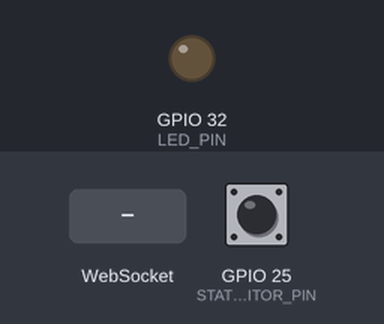
Simulated run of this sketch. Board: ESP32. Parts: output pins drawn as LEDs (lit = HIGH). The inputs (shaded band) are chosen by the test bench; at power-on: GPIO 25 (STATE_MONITOR_PIN) HIGH. WiFi joins after 1.5 s; servers stay silent unless stated; what the sketch prints to the serial monitor is not drawn.

Above: at 0.1 s.
At 2.7 s:
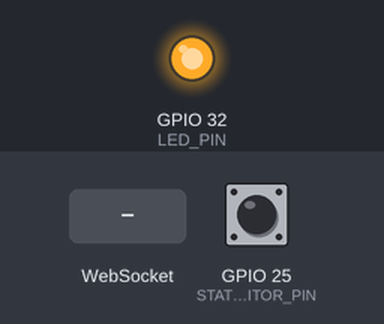
2.8 s: WebSocket text "command" received
At 3.3 s:
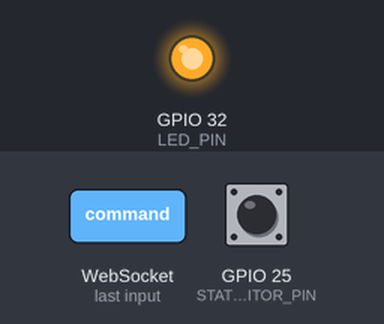
Timing chart, 0 to 5.8 s (numbered marks = the images above; inputs shaded):
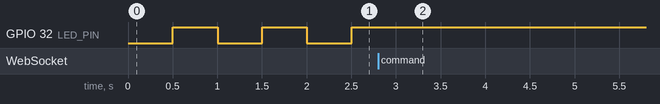

The sketch:

espcoffeemaker.ino
```cpp
#include <WiFi.h>
#include <WebSocketsClient.h>
#include <ArduinoJson.h>

#define LED_PIN 32
#define POWER_BTON_PIN 33
#define STATE_MONITOR_PIN 25

using CommandPtr = void (*)();

typedef struct {
    byte code;
    const char* name;
    bool state;
    bool allowTimer;
} Func;

const char* ssid = "xxxx";
const char* pass = "xxxx";
const char* serverIP = "xxx.xxx.xxx.xxx";
const int serverPort = 1234;
const char* deviceId = "esp32-001";
const char* deviceType = "coffeemaker";

volatile bool heaterFlag = false;
bool connection = false;
bool ledState = LOW;
unsigned long long lastMillis = millis();

WebSocketsClient webSocket;
JsonDocument doc_rx;
JsonDocument doc_tx;

Func funcNames[] = {
  Func{1, "Brew coffee", HIGH, true}
};

/**
Hardware interrupt routine to read and update machine state.
*/
void ISR() {
  heaterFlag = true;
}

/**
Handles sending function state to server.
*/
void sendFunctionState(Func f) {
  doc_tx.clear();

  doc_tx["type"] = "functionstate";
  doc_tx["device_id"] = deviceId;
  doc_tx["func_code"] = f.code;
  doc_tx["payload"]["success"] = true;
  doc_tx["payload"]["state"] = !f.state ? "on" : "off";
  //doc_tx["debug"]["statemonitor"] = digitalRead(STATE_MONITOR_PIN) ? "HIGH" : "LOW";


  String json;
  serializeJson(doc_tx, json);
  webSocket.sendTXT(json);
}

/**
Read the machine state and send it to server if it has changed.
*/
void readMachineState() {
  if (heaterFlag) {
    delay(20);
    bool heaterState = digitalRead(STATE_MONITOR_PIN);

    if(heaterState != funcNames[0].state) {
      funcNames[0].state = heaterState;
      sendFunctionState(funcNames[0]);
    }

    heaterFlag = false;
  }
}

/**
Turn the device on/off.
*/
void coffeemakerOn() {
  /** Simulate "push" of the button. Use this with coffeemaker.*/
  digitalWrite(POWER_BTON_PIN, HIGH);
  delay(100);
  digitalWrite(POWER_BTON_PIN, LOW);
}

/**
Array of command functions.
*/
CommandPtr commands[] = {
  coffeemakerOn
};

/**
Map command code to array of corresponding functions.
Currently codes need to be continuous set of integers from 1 to n.
*/
void handleCommand(int cmindex) {
  commands[cmindex - 1]();
}

/**
Handles the websocket events.
Connect:
  - Set indicator LED on.
  - Send device information for server.
Message(text):
  - Deserialize json data.
  - Call function corresponding the received code.
Disconnect:
  - Turn off indicator LED
*/
void webSocketEvent(WStype_t type, uint8_t * payload, size_t length) {
  if(type == WStype_CONNECTED) {
    Serial.println("Connected to server");
    connection = true;
    digitalWrite(LED_PIN, HIGH);

    doc_tx.clear();

    doc_tx["type"] = "register";
    doc_tx["device_id"] = deviceId;

    JsonArray functions = doc_tx["payload"].createNestedArray("functions");
    for (byte i = 0; i < sizeof(funcNames)/sizeof(Func); ++i) {
      JsonObject obj = functions.createNestedObject();
      obj["code"] = funcNames[i].code;
      obj["name"] = funcNames[i].name;
      obj["allowtimer"] = funcNames[i].allowTimer;
      obj["initialstate"] = !funcNames[i].state ? "on" : "off";
    }

    doc_tx["payload"]["devicetype"] = deviceType;

    String json;
    serializeJson(doc_tx, json);
    webSocket.sendTXT(json);
  }
  else if(type == WStype_TEXT) {
    const char* msg = (char*)payload;
    // Parse JSON & handle commands
    doc_rx.clear();
    DeserializationError err = deserializeJson(doc_rx, msg);
    if (err) {
      Serial.print(F("deserializeJson() failed: "));
      Serial.println(err.c_str());
      return;
    }
    const char* type = doc_rx["type"];
    if (type && strcmp(type, "command") == 0) {
      int command = doc_rx["payload"]["command"];
      handleCommand(command);
    }

  }
  else if(type == WStype_DISCONNECTED) {
    Serial.println("Disconnected!");
    connection = false;
    digitalWrite(LED_PIN, LOW);
  }
}


void setup() {
  pinMode(LED_PIN, OUTPUT);
  pinMode(POWER_BTON_PIN, OUTPUT);
  pinMode(STATE_MONITOR_PIN, INPUT_PULLUP);

  attachInterrupt(STATE_MONITOR_PIN, ISR, CHANGE);

  funcNames[0].state = digitalRead(STATE_MONITOR_PIN);

  Serial.begin(115200);
  WiFi.begin(ssid, pass);

  while (WiFi.status() != WL_CONNECTED) {
    delay(500);
    Serial.print(".");
    ledState = !ledState;
    digitalWrite(LED_PIN, ledState);
  }
  Serial.println("\nWiFi connected");
  webSocket.begin(serverIP, serverPort, "/ws/iot");
  webSocket.onEvent(webSocketEvent);
  webSocket.setReconnectInterval(5000); // auto reconnect every 5s
}

//TODO: Replace the simple led blinking with timed interrupt. This way led blinks constantly, even with websocket.loop() function.
void loop() {
  webSocket.loop(); // must call frequently
  readMachineState();
  if (!connection && millis() - lastMillis >= 500) {
    lastMillis = millis();
    digitalWrite(LED_PIN, ledState);
    ledState = !ledState;
  }
}
```

Measured:
- after the input at 2.8 s, GPIO 32 (LED_PIN): stops changing and stays HIGH
- by itself, GPIO 32 (LED_PIN): alternates HIGH for 0.50 s and LOW for 0.50 s
